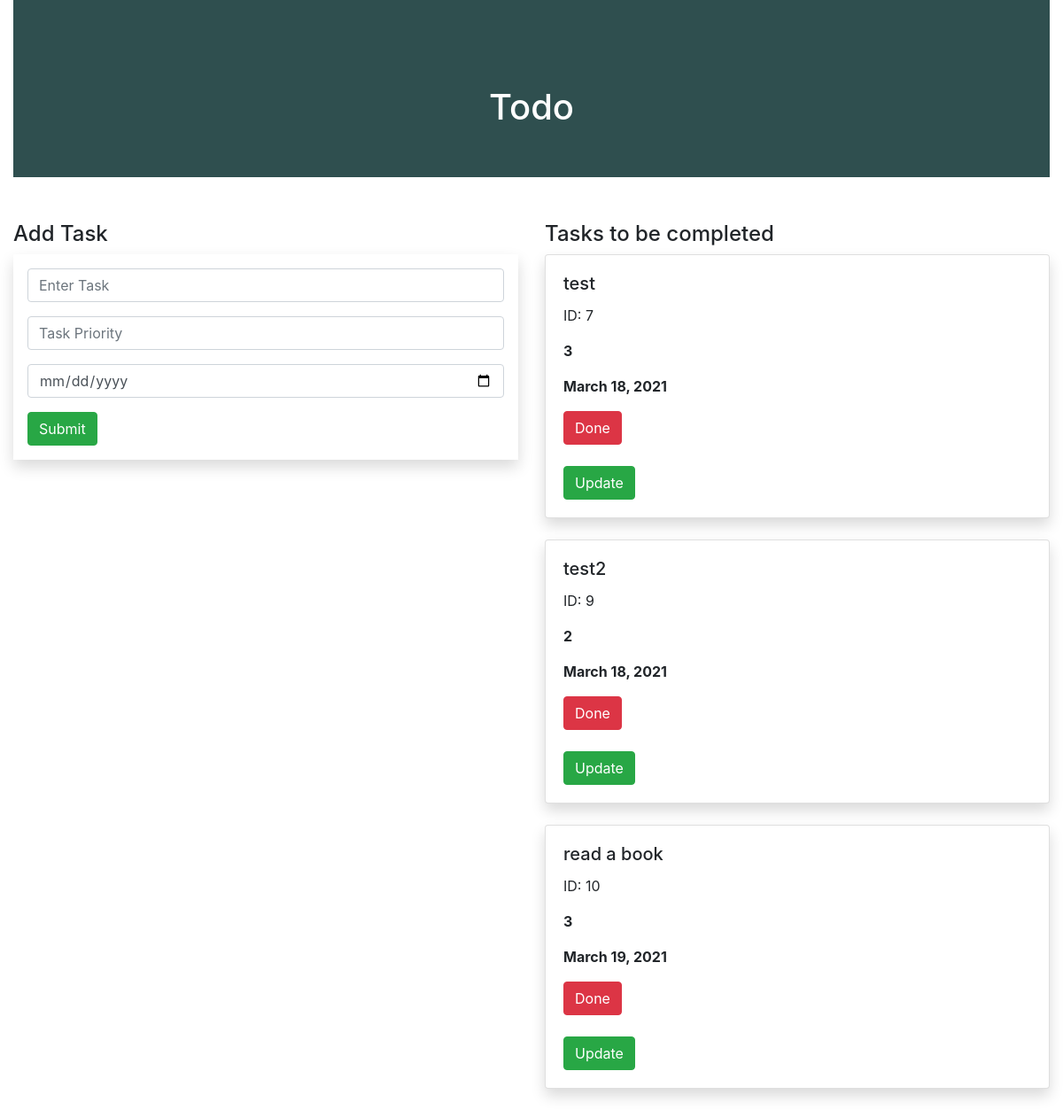
Before: / with the older database file.
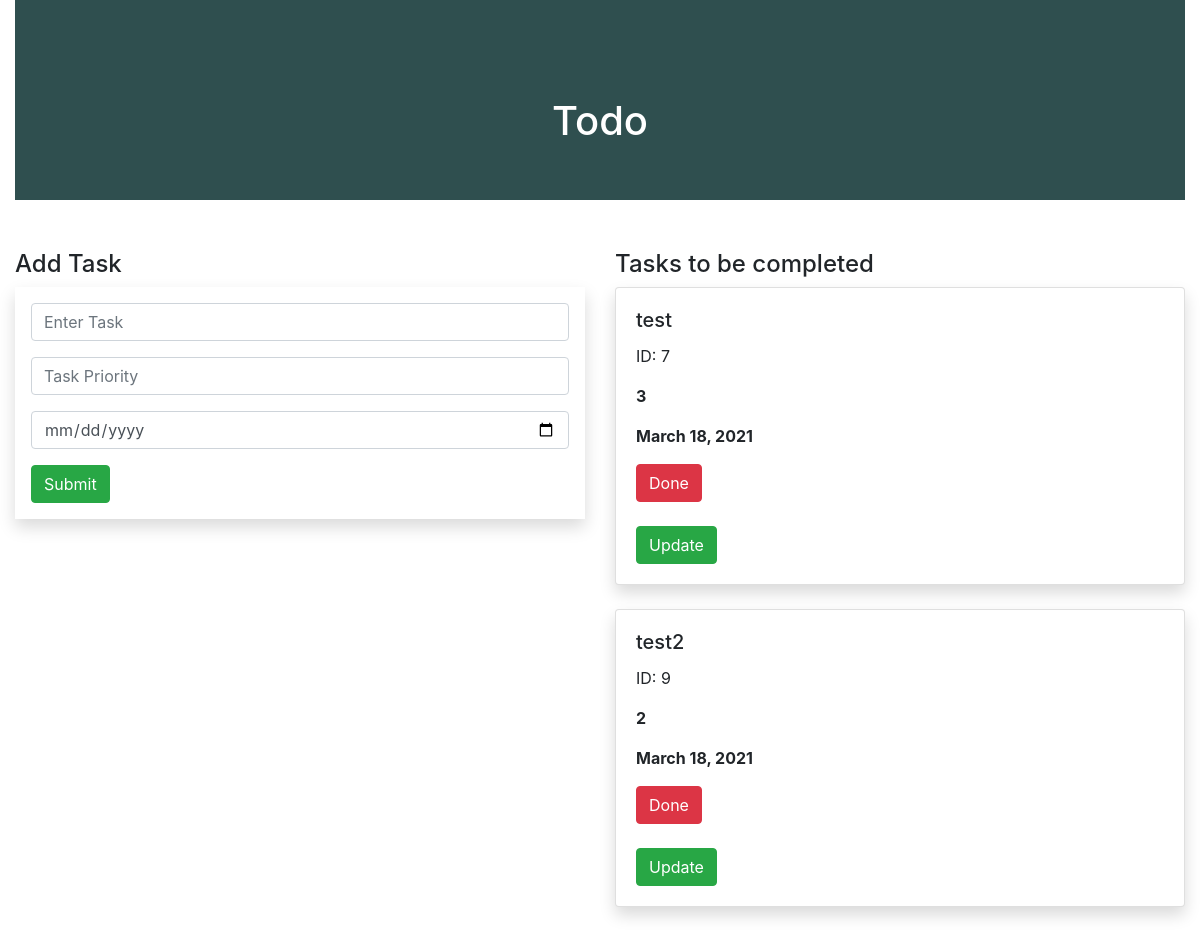
After: the same page with the newer database file.
### myapp/models.py (models this page shows, shortened)
class Task(models.Model):
    name = models.CharField(max_length=100)
    priority = models.IntegerField()
    date = models.DateField(default=datetime.date.today)

### myapp/views.py (the view, shortened to what this page needs)
# urls.py: path('', views.index , name='index'),
def index(request, id=None):
    task_list = Task.objects.all()
    return render(request,'myapp/index.html', {'task_list': task_list} )

### myapp/templates/myapp/index.html (shortened to what this page needs)
{% extends 'myapp/base.html' %}
{% block body %}
    <div class="container-fluid">
        <div class="row">
            <div class="col-md-12">
                <div class="banner">
                    <div class="banner-text">
                        <h1>Todo</h1>
                    </div>
                </div>
            </div>
        </div>
        <div class="row">
            <div class="col-md-6">
                <h4>Add Task</h4>
                <form class="p-3 shadow" method='POST'>
                    <div class="form-group">
                        <input type="text" class="form-control" name="name" id="name" placeholder="Enter Task">
                    </div>
                    <div class="form-group">
                        <input type="text" class="form-control" name ="priority" id="priority" placeholder="Task Priority">
                    </div>
                    <div class="form-group">
                        <input type="date" class="form-control" name="date" id="date">
                    </div>
                    <input class="btn btn-success" type="submit">
                </form>
            </div>
            <div class="col-md-6">
                <h4>Tasks to be completed</h4>
                {% for task in task_list %}
                    <div class="shadow card">
                        <div class="card-body">
                            <h5 class="card-title">{{task.name}}</h5><p>ID: {{task.id}}</p>
                            <p><b>{{task.priority}}</b></p>
                            <p><b>{{task.date}}</b></p>
                            <form action="{% url 'delete' task.id%}" method="POST">
                                <button class="btn btn-danger" type='submit' value="DELETE">Done</button>
                            </form>
                            <br/>
                            <a class="btn btn-success" href="{% url 'update' task.id %}">Update</a>
                        </div>
                    </div>
                    <br>
                {% endfor %}
            </div>
        </div>
    </div>
{% endblock %}

### myapp/templates/myapp/base.html (shortened to what this page needs)
{%load static%}
<!DOCTYPE html>
<html lang="en">
<head>
    <link rel="stylesheet" href="https://stackpath.bootstrapcdn.com/bootstrap/4.5.2/css/bootstrap.min.css">
    <link rel="stylesheet" href="{% static 'myapp/style.css' %}">
</head>
<body>
    {% block body %}
    {% endblock %}
</body>
</html>

### myapp/static/myapp/style.css (style rules this page uses)
.banner { background-color: darkslategray; width: 100%; height: 200px; margin-bottom: 50px; }
.banner-text { top: 50%; left: 50%; position: absolute; transform: translate(-50%, -50%); color: white; }

Changed rows visible on the page:
removed Task: name "read a book", id "10", priority "3", date "March 19, 2021"
